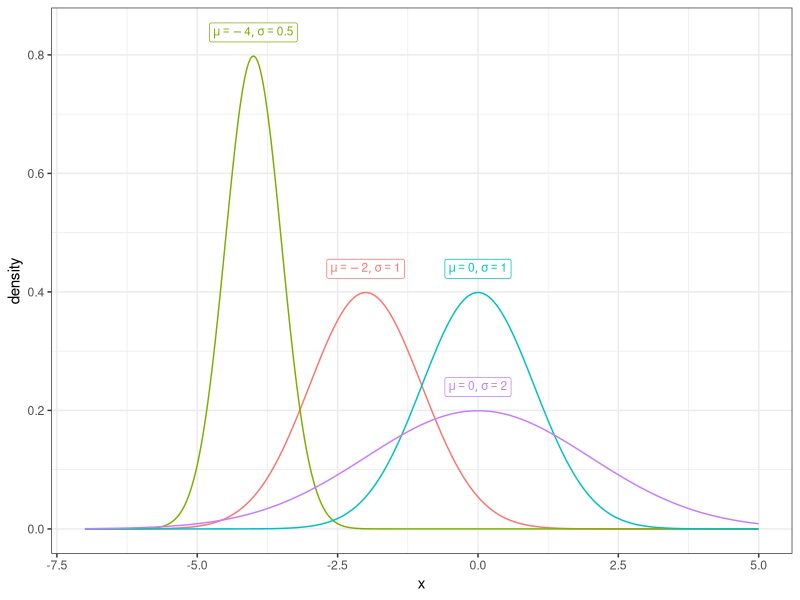

Write the R code that produced this figure. (Note: this script raises an error after producing the figure.)
## ---- chunk 1
knitr::opts_chunk$set(echo = TRUE)
doc_theme <- ggplot2::theme_bw()
## ---- chunk 2
library(tidyverse)

mu <- c(0, -2, -4, 0)
sigma <- c(1, 1, 1/2, 2)
par_df <- tibble(mu, sigma) %>%
  mutate(id = 1:n())

gg_df <- par_df %>%
  split(.$id) %>%
  map(~ tibble(mu = .$mu, 
               sigma = .$sigma,
               x = seq(-7, 5, by = 0.01),
               density = dnorm(x, mean = .$mu, sd = .$sigma))) %>%
  bind_rows() %>%
  mutate(par = paste0("list(mu == ", mu, ", sigma == ", sigma, ")"))

lab_df <- gg_df %>%
  group_by(par) %>%
  filter(density == max(density)) 

ggplot(gg_df, aes(x = x, y = density, color = par)) + 
  geom_line() + 
  geom_label(data = lab_df, aes(y = density + 0.04, label = par), 
             parse = TRUE, size = 3) + 
  doc_theme + theme(legend.position="none")

## ---- chunk 3
df <- read_rds("data/nominate.rds") %>%
  filter(party == "Democrat", congress == 115) 

ggplot(df, aes(x = ideology)) + 
  geom_histogram() 
## ---- chunk 4
df <- read_rds("data/nominate.rds")

ggplot(df, aes(x = ideology)) + 
  geom_histogram() 
## ---- chunk 5
df <- read_rds("data/parties.rds")

min <- min(df$enep)
max <- max(df$enep)

curve_df <- df %>%
  split(paste0(.$electoral_system, "; ", .$social_heterogeneity)) %>%
  imap(~ tibble(x = seq(min, max, by = 0.1),
               density = dnorm(x, mean = mean(.x$enep), sd = sd(.x$enep)), 
               id = .y)) %>%
  bind_rows %>%
  separate(id, c("electoral_system", "social_heterogeneity"), sep = "; ") %>%
  mutate(electoral_system = factor(electoral_system, levels = levels(df$electoral_system)),
         social_heterogeneity = factor(social_heterogeneity, levels = levels(df$social_heterogeneity))) %>%
  glimpse()

ggplot(df, aes(x = enep)) +
  facet_grid(rows = vars(social_heterogeneity), 
             cols = vars(electoral_system), 
             scales = "free_y") + 
  geom_histogram(aes(, y = ..density..), fill = "grey50", color = NA) +
  geom_line(data =curve_df, aes(x = x, y = density), color = scales::muted("red")) + 
  doc_theme
## ---- chunk 6
library(kableExtra)
df %>%
  group_by(electoral_system, social_heterogeneity) %>%
  summarize(frac1 = mean((enep > mean(enep) - sd(enep)) & 
                           (enep < mean(enep) + sd(enep))),
            frac2 = mean((enep > mean(enep) - 2*sd(enep)) & 
                           (enep < mean(enep) + 2*sd(enep)))) %>%
  mutate(frac1 = scales::percent(frac1, accuracy = 1),
         frac2 = scales::percent(frac2, accuracy = 1)) %>%
  rename(`Electoral System` = electoral_system,
         `Social Heterogeneity` = social_heterogeneity,
         `within 1 SD` = frac1, `within 2 SDs` = frac2) %>%
  kable(format = "markdown")
## ---- chunk 7
ggplot(NULL, aes(c(-3,3))) +
  geom_area(stat = "function", fun = dnorm, fill = scales::muted("red"), xlim = c(-3, 1.65)) +
  geom_area(stat = "function", fun = dnorm, fill = "grey80", xlim = c(1.65, 3)) +
  labs(x = "z", y = "") +
  scale_y_continuous(breaks = NULL) +
  scale_x_continuous(breaks = 1.65) + 
  doc_theme + 
  labs(title = "Area Below a Particular Value")
## ---- chunk 8
ggplot(NULL, aes(c(-3,3))) +
  geom_area(stat = "function", fun = dnorm, fill = scales::muted("red"), xlim = c(-1.65, 1.65)) +
  geom_area(stat = "function", fun = dnorm, fill = "grey80", xlim = c(1.65, 3)) +
  geom_area(stat = "function", fun = dnorm, fill = "grey80", xlim = c(-1.65, -3)) +
  labs(x = "z", y = "") +
  scale_y_continuous(breaks = NULL) +
  scale_x_continuous(breaks = c(1.65, -1.65)) + 
  doc_theme + 
  labs(title = "Area Between a Particular Value and Its Opposite")
## ---- chunk 9
tibble(z = c(0, .1, .2, .3, .4, .5, .75, 1, 1.5, 1.64, 1.96, 2, 3),
       `*z*` = z, 
       `% less than *z*` = scales::percent(pnorm(z), accuracy = 1),
       `% between *-z* and *z*` = scales::percent(pnorm(z) - pnorm(-z), accuracy = 1)) %>%
  mutate(Status = ifelse(z %in% c(1, 2, 1.64, 1.96), "Important", "")) %>%
  select(-z) %>%
  kable(format = "markdown")
## ---- chunk 10
# area under the std. normal curve less than 1
pnorm(1)

# area under the a normal curve (with average of 1 and SD of 4) less than 1
pnorm(1, mean = 1, sd = 4)

# area between -1.64 and 1.64
pnorm(1.64) - pnorm(-1.64)
## ---- chunk 11
df <- read_rds("data/nominate.rds") %>%
  filter(party == "Democrat", congress == 115) 

# normal approximation for % of Democrats less than -0.05
avg <- mean(df$ideology)
sd <- sd(df$ideology)
pnorm(-0.5, mean = avg, sd = sd)

# exact % of Democrats less than -0.05
ecdf(df$ideology)(-0.5)
## ---- chunk 12
ggplot(df, aes(x = ideology)) +
  stat_ecdf()
## ---- chunk 13
df <- read_rds("data/nominate.rds") %>%
  filter(congress == 115)

min <- min(df$ideology)
max <- max(df$ideology)

curve_df <- df %>%
  split(paste0(.$party)) %>%
  imap(~ tibble(x = seq(min, max, by = 0.01),
               density = dnorm(x, mean = mean(.x$ideology), sd = sd(.x$ideology)), 
               party = .y)) %>%
  bind_rows()

ggplot(df, aes(x = ideology)) +
  facet_grid(rows = vars(party)) + 
  geom_histogram(aes(, y = ..density..), fill = "grey50", color = NA) +
  geom_line(data =curve_df, aes(x = x, y = density), color = scales::muted("red")) + 
  doc_theme + 
  labs(x = "Ideology", 
       y = "Density")
## ---- chunk 14
df %>%
  group_by(party) %>%
  summarize(Average = mean(ideology, na.rm = TRUE),
            SD = sd(ideology, na.rm = TRUE)) %>%
  rename(Party = party) %>%
  kable(format = "markdown", digits = 2)
## ---- chunk 15
tribble(~name, ~position,
  "RYAN, Paul D.",   "Speaker of the House",
  "MCCARTHY, Kevin",   "Majority Leader",
  "SCALISE, Steve",   "Majority Whip",
  "McMORRIS RODGERS, Cathy", "Conference Chair",
  "PELOSI, Nancy",  "Minority Leader",
  "HOYER, Steny Hamilton", "Minority Whip",
  "CLYBURN, James Enos", "Assistant Democratic Leader",
  "LEWIS, John R.", "Senior Chief Deputy Minority Whip") %>%
  left_join(df) %>%
  select(Name = name, Party = party, Position = position, `Ideology Score` = ideology) %>%
  mutate(`Inspect Histogram` = "", 
         `Normal Approximation` = "",
         Actual = "") %>%
  kable(format = "markdown", digits = 2)
